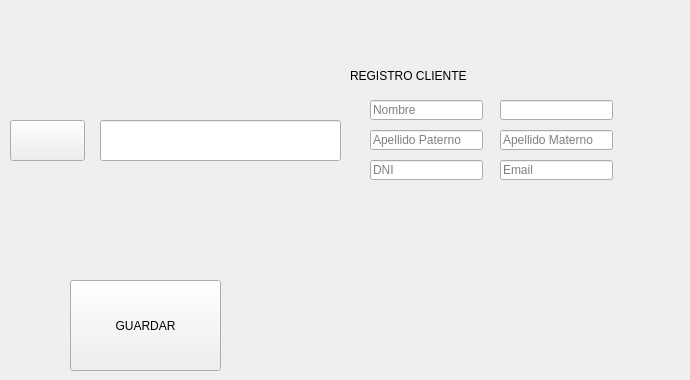
              <widget class="QWidget" name="editarc">
               <attribute name="title">
                <string>EDITAR CLIENTE</string>
               </attribute>
               <widget class="QPushButton" name="buscarbtnc2">
                <property name="geometry">
                 <rect>
                  <x>10</x>
                  <y>120</y>
                  <width>75</width>
                  <height>41</height>
                 </rect>
                </property>
                <property name="text">
                 <string/>
                </property>
                <property name="icon">
                 <iconset>
                  <normaloff>../IMAGES/buscar.png</normaloff>../IMAGES/buscar.png</iconset>
                </property>
                <property name="iconSize">
                 <size>
                  <width>40</width>
                  <height>40</height>
                 </size>
                </property>
               </widget>
               <widget class="QLineEdit" name="buscarc2">
                <property name="geometry">
                 <rect>
                  <x>100</x>
                  <y>120</y>
                  <width>241</width>
                  <height>41</height>
                 </rect>
                </property>
               </widget>
               <widget class="QPushButton" name="guardarcbtn">
                <property name="geometry">
                 <rect>
                  <x>70</x>
                  <y>280</y>
                  <width>151</width>
                  <height>91</height>
                 </rect>
                </property>
                <property name="text">
                 <string>GUARDAR</string>
                </property>
               </widget>
               <widget class="QLineEdit" name="apellidomaternoc2">
                <property name="geometry">
                 <rect>
                  <x>500</x>
                  <y>130</y>
                  <width>113</width>
                  <height>20</height>
                 </rect>
                </property>
                <property name="placeholderText">
                 <string>Apellido Materno</string>
                </property>
               </widget>
               <widget class="QLineEdit" name="dnic2">
                <property name="geometry">
                 <rect>
                  <x>370</x>
                  <y>160</y>
                  <width>113</width>
                  <height>20</height>
                 </rect>
                </property>
                <property name="placeholderText">
                 <string>DNI</string>
                </property>
               </widget>
               <widget class="QLabel" name="titulo_6">
                <property name="geometry">
                 <rect>
                  <x>350</x>
                  <y>60</y>
                  <width>331</width>
                  <height>31</height>
                 </rect>
                </property>
                <property name="text">
                 <string>REGISTRO CLIENTE</string>
                </property>
               </widget>
               <widget class="QLineEdit" name="nombrec2">
                <property name="geometry">
                 <rect>
                  <x>370</x>
                  <y>100</y>
                  <width>113</width>
                  <height>20</height>
                 </rect>
                </property>
                <property name="placeholderText">
                 <string>Nombre</string>
                </property>
               </widget>
               <widget class="QLineEdit" name="emailc2">
                <property name="geometry">
                 <rect>
                  <x>500</x>
                  <y>160</y>
                  <width>113</width>
                  <height>20</height>
                 </rect>
                </property>
                <property name="placeholderText">
                 <string>Email</string>
                </property>
               </widget>
               <widget class="QLineEdit" name="apellidopaternoc2">
                <property name="geometry">
                 <rect>
                  <x>370</x>
                  <y>130</y>
                  <width>113</width>
                  <height>20</height>
                 </rect>
                </property>
                <property name="text">
                 <string/>
                </property>
                <property name="placeholderText">
                 <string>Apellido Paterno</string>
                </property>
               </widget>
               <widget class="QLineEdit" name="idcliente2">
                <property name="geometry">
                 <rect>
                  <x>500</x>
                  <y>100</y>
                  <width>113</width>
                  <height>20</height>
                 </rect>
                </property>
                <property name="placeholderText">
                 <string/>
                </property>
               </widget>
              </widget>
